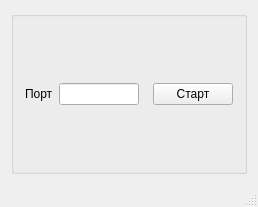
<?xml version="1.0" encoding="UTF-8"?>
<ui version="4.0">
 <class>MainWindow</class>
 <widget class="QMainWindow" name="MainWindow">
  <property name="geometry">
   <rect>
    <x>0</x>
    <y>0</y>
    <width>258</width>
    <height>207</height>
   </rect>
  </property>
  <property name="minimumSize">
   <size>
    <width>0</width>
    <height>0</height>
   </size>
  </property>
  <property name="windowTitle">
   <string>server</string>
  </property>
  <widget class="QWidget" name="centralWidget">
   <layout class="QHBoxLayout" name="horizontalLayout">
    <item>
     <widget class="QSplitter" name="splitter_2">
      <property name="orientation">
       <enum>Qt::Vertical</enum>
      </property>
      <widget class="QSplitter" name="splitter">
       <property name="orientation">
        <enum>Qt::Vertical</enum>
       </property>
       <widget class="QGroupBox" name="groupBox">
        <property name="title">
         <string/>
        </property>
        <layout class="QVBoxLayout" name="verticalLayout_3">
         <item>
          <layout class="QHBoxLayout" name="horizontalLayout_3">
           <item>
            <widget class="QLabel" name="label_listenPort">
             <property name="sizePolicy">
              <sizepolicy hsizetype="Preferred" vsizetype="Preferred">
               <horstretch>0</horstretch>
               <verstretch>0</verstretch>
              </sizepolicy>
             </property>
             <property name="minimumSize">
              <size>
               <width>0</width>
               <height>0</height>
              </size>
             </property>
             <property name="text">
              <string>Порт</string>
             </property>
            </widget>
           </item>
           <item>
            <widget class="QLineEdit" name="lineEdit_TcpServerListenPort">
             <property name="minimumSize">
              <size>
               <width>80</width>
               <height>0</height>
              </size>
             </property>
             <property name="maximumSize">
              <size>
               <width>80</width>
               <height>16777215</height>
              </size>
             </property>
            </widget>
           </item>
           <item>
            <spacer name="horizontalSpacer_2">
             <property name="orientation">
              <enum>Qt::Horizontal</enum>
             </property>
             <property name="sizeHint" stdset="0">
              <size>
               <width>40</width>
               <height>20</height>
              </size>
             </property>
            </spacer>
           </item>
           <item>
            <widget class="QPushButton" name="button_TcpServer">
             <property name="text">
              <string>Старт</string>
             </property>
            </widget>
           </item>
          </layout>
         </item>
        </layout>
       </widget>
      </widget>
     </widget>
    </item>
   </layout>
  </widget>
  <widget class="QMenuBar" name="menuBar">
   <property name="geometry">
    <rect>
     <x>0</x>
     <y>0</y>
     <width>258</width>
     <height>22</height>
    </rect>
   </property>
  </widget>
  <widget class="QStatusBar" name="statusBar"/>
 </widget>
 <layoutdefault spacing="6" margin="11"/>
 <resources/>
 <connections/>
</ui>
